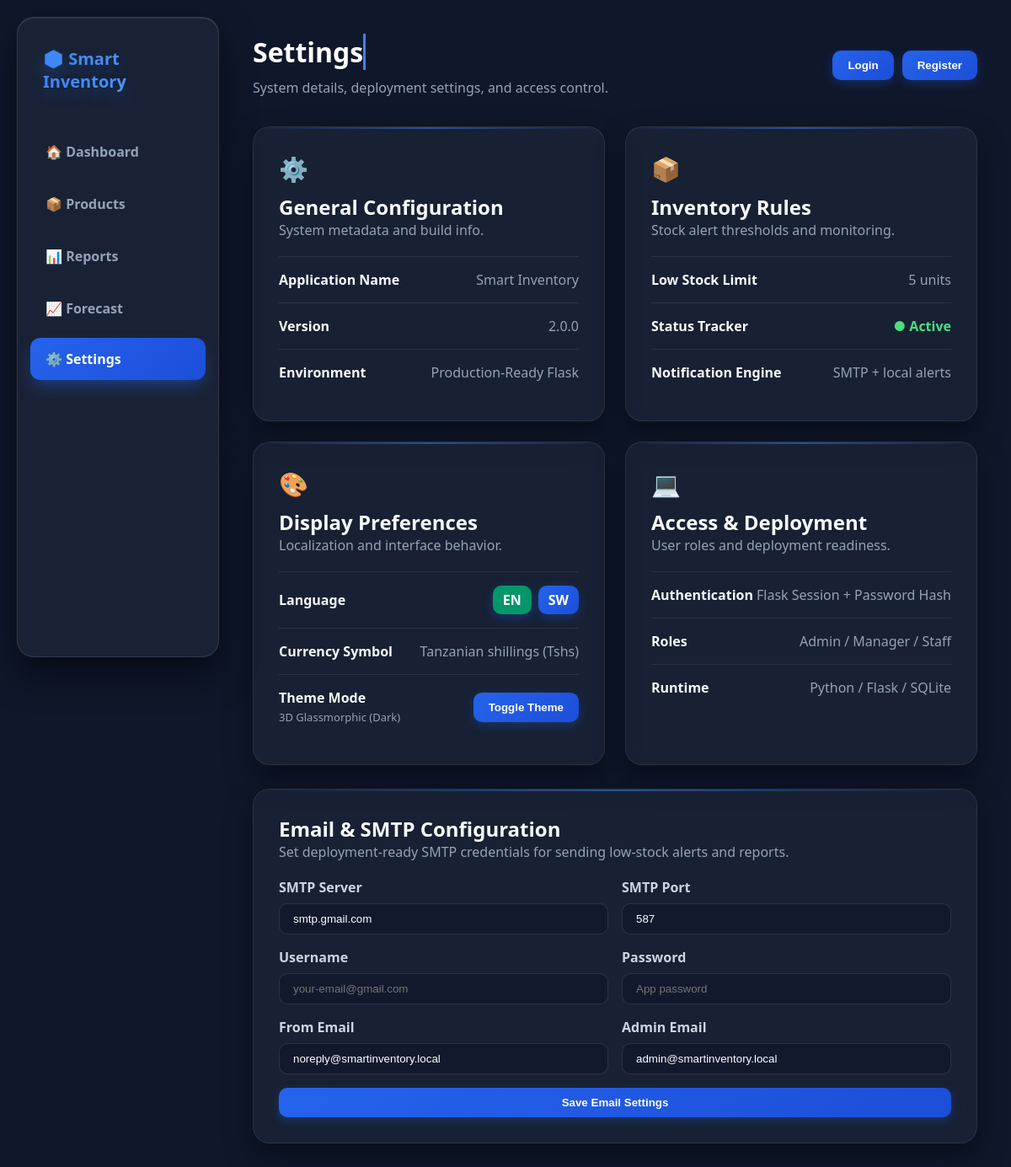
The page /settings on the database its author committed.
### tables this page shows
CREATE TABLE app_settings (
            key TEXT PRIMARY KEY,
            value TEXT NOT NULL
        );

### app.py (the view, shortened to what this page needs)
@app.route("/settings", methods=["GET", "POST"])
def settings():
    email_settings = {
        "smtp_server": get_app_setting("smtp_server", app.config.get("SMTP_SERVER", "smtp.gmail.com")),
        "smtp_port": get_app_setting("smtp_port", str(app.config.get("SMTP_PORT", 587))),
        "smtp_username": get_app_setting("smtp_username", app.config.get("SMTP_USERNAME", "")),
        "smtp_password": get_app_setting("smtp_password", app.config.get("SMTP_PASSWORD", "")),
        "mail_default_sender": get_app_setting("mail_default_sender", app.config.get("DEFAULT_FROM_EMAIL", "noreply@smartinventory.local")),
        "admin_email": get_app_setting("admin_email", app.config.get("DEFAULT_ADMIN_EMAIL", "admin@smartinventory.local")),
    }
    return render_template("settings.html", email_settings=email_settings)

### app.py (called while the page is built)
@app.context_processor
def inject_lang():
    lang = session.get("lang", "en")
    return {
        "lang": lang,
        "t": translations.get(lang, translations["en"]),
        "current_user": get_current_user(),
    }

def get_db():
    conn = sqlite3.connect(DATABASE)
    conn.row_factory = sqlite3.Row
    return conn

def get_current_user():
    user_id = session.get("user_id")
    if not user_id:
        return None
    conn = get_db()
    user = conn.execute("SELECT * FROM users WHERE id = ?", (user_id,)).fetchone()
    conn.close()
    return dict(user) if user else None

def get_app_setting(key, default=""):
    conn = get_db()
    value = conn.execute("SELECT value FROM app_settings WHERE key = ?", (key,)).fetchone()
    conn.close()
    return value[0] if value else default

### templates/settings.html (shortened to what this page needs)
<!DOCTYPE html>
<html lang="en">
<head>
    <link rel="stylesheet" href="{{ url_for('static', filename='css/style.css') }}">
</head>
<body>
    <aside class="sidebar">
        <div class="logo">📦 Smart Inventory</div>
        <nav>
            <a href="/">🏠 {{ t.dashboard }}</a>
            <a href="/products">📦 {{ t.products }}</a>
            <a href="/reports">📊 {{ t.reports }}</a>
            <a href="/forecast">📈 {{ t.forecast }}</a>
            <a href="/settings" class="active">⚙️ {{ t.settings }}</a>
        </nav>
    </aside>
    <main class="main-content">
        <div class="dashboard-header">
            <div>
                <h1>{{ t.settings }}</h1>
                <p>System details, deployment settings, and access control.</p>
            </div>
            <div style="display:flex; gap:10px; align-items:center;">
                {% if current_user %}
                    <span class="role-badge">{{ current_user.role|upper }}</span>
                    <a href="{{ url_for('logout') }}"><button>Logout</button></a>
                {% else %}
                    <a href="{{ url_for('login') }}"><button>Login</button></a>
                    <a href="{{ url_for('register') }}"><button>Register</button></a>
                {% endif %}
            </div>
        </div>
        <section class="settings-grid">
            <div class="inventory-section">
                <div style="font-size: 28px; margin-bottom: 10px;">⚙️</div>
                <h2>General Configuration</h2>
                <p style="color: #94a3b8; margin-bottom: 20px;">System metadata and build info.</p>
                <div class="setting-item"><strong>Application Name</strong><span>Smart Inventory</span></div>
                <div class="setting-item"><strong>Version</strong><span>2.0.0</span></div>
                <div class="setting-item"><strong>Environment</strong><span>Production-Ready Flask</span></div>
            </div>
            <div class="inventory-section">
                <div style="font-size: 28px; margin-bottom: 10px;">📦</div>
                <h2>Inventory Rules</h2>
                <p style="color: #94a3b8; margin-bottom: 20px;">Stock alert thresholds and monitoring.</p>
                <div class="setting-item"><strong>Low Stock Limit</strong><span>5 units</span></div>
                <div class="setting-item"><strong>Status Tracker</strong><span style="color: #4ade80; font-weight: bold;">● Active</span></div>
                <div class="setting-item"><strong>Notification Engine</strong><span>SMTP + local alerts</span></div>
            </div>
            <div class="inventory-section">
                <div style="font-size: 28px; margin-bottom: 10px;">🎨</div>
                <h2>Display Preferences</h2>
                <p style="color: #94a3b8; margin-bottom: 20px;">Localization and interface behavior.</p>
                <div class="setting-item">
                    <div><strong>Language</strong></div>
                    <div style="display: flex; gap: 8px;">
                        <a href="/change-language/en" class="edit-btn" style="padding: 6px 12px; text-decoration: none; {{ 'background: #059669;' if lang == 'en' else '' }}">EN</a>
                        <a href="/change-language/sw" class="edit-btn" style="padding: 6px 12px; text-decoration: none; {{ 'background: #059669;' if lang == 'sw' else '' }}">SW</a>
                    </div>
                </div>
                <div class="setting-item"><strong>Currency Symbol</strong><span>Tanzanian shillings (Tshs)</span></div>
                <div class="setting-item">
                    <div><strong>Theme Mode</strong><br><span id="themeLabel" style="font-size: 13px;">3D Glassmorphic (Dark)</span></div>
                    <button id="themeToggle" class="edit-btn">Toggle Theme</button>
                </div>
            </div>
            <div class="inventory-section">
                <div style="font-size: 28px; margin-bottom: 10px;">💻</div>
                <h2>Access & Deployment</h2>
                <p style="color: #94a3b8; margin-bottom: 20px;">User roles and deployment readiness.</p>
                <div class="setting-item"><strong>Authentication</strong><span>Flask Session + Password Hash</span></div>
                <div class="setting-item"><strong>Roles</strong><span>Admin / Manager / Staff</span></div>
                <div class="setting-item"><strong>Runtime</strong><span>Python / Flask / SQLite</span></div>
            </div>
        </section>
        <section class="inventory-section" style="margin-top: 28px;">
            <h2>Email & SMTP Configuration</h2>
            <p style="color: #94a3b8; margin-bottom: 20px;">Set deployment-ready SMTP credentials for sending low-stock alerts and reports.</p>
            <form method="POST" class="settings-form">
                <div class="two-col">
                    <label>
                        SMTP Server
                        <input type="text" name="smtp_server" value="{{ email_settings.smtp_server }}" placeholder="smtp.gmail.com">
                    </label>
                    <label>
                        SMTP Port
                        <input type="number" name="smtp_port" value="{{ email_settings.smtp_port }}" placeholder="587">
                    </label>
                </div>
                <div class="two-col">
                    <label>
                        Username
                        <input type="text" name="smtp_username" value="{{ email_settings.smtp_username }}" placeholder="your-email@gmail.com">
                    </label>
                    <label>
                        Password
                        <input type="password" name="smtp_password" value="{{ email_settings.smtp_password }}" placeholder="App password">
                    </label>
                </div>
                <div class="two-col">
                    <label>
                        From Email
                        <input type="email" name="mail_default_sender" value="{{ email_settings.mail_default_sender }}" placeholder="noreply@company.com">
                    </label>
                    <label>
                        Admin Email
                        <input type="email" name="admin_email" value="{{ email_settings.admin_email }}" placeholder="admin@company.com">
                    </label>
                </div>
                <button type="submit">Save Email Settings</button>
            </form>
        </section>
    </main>
</body>
</html>

### static/css/style.css (style rules this page uses)
* { margin: 0; padding: 0; box-sizing: border-box; }
body { font-family: 'Segoe UI', system-ui, -apple-system, sans-serif; background: #0f172a; color: #f8fafc; min-height: 100vh; perspective: 1000px; overflow-x: hidden; }
.sidebar { position: fixed; left: 20px; top: 20px; width: 240px; height: calc(100vh - 40px); background: rgba(30, 41, 59, 0.7); backdrop-filter: blur(12px); border: 1px solid rgba(255, 255, 255, 0.1); border-radius: 20px; padding: 25px 15px; box-shadow: 0 20px 40px rgba(0, 0, 0, 0.5), inset 0 1px 0 rgba(255, 255, 255, 0.1); transform-style: preserve-3d; z-index: 100; }
.logo { font-size: 20px; font-weight: 800; padding: 10px 15px; margin-bottom: 35px; background: linear-gradient(135deg, #3b82f6, #60a5fa); -webkit-background-clip: text; -webkit-text-fill-color: transparent; text-shadow: 0 10px 20px rgba(59, 130, 246, 0.3); }
.sidebar nav { display: flex; flex-direction: column; gap: 12px; }
.sidebar nav a { color: #94a3b8; text-decoration: none; padding: 14px 18px; border-radius: 12px; font-weight: 600; transition: all 0.3s cubic-bezier(0.4, 0, 0.2, 1); position: relative; }
.sidebar nav a:hover, .sidebar nav a.active { background: linear-gradient(135deg, #2563eb, #1d4ed8); color: #ffffff; transform: translateY(-2px) translateZ(10px); box-shadow: 0 10px 20px -5px rgba(37, 99, 235, 0.5); }
.main-content { margin-left: 280px; padding: 40px 40px 40px 20px; }
.dashboard-header { display: flex; justify-content: space-between; align-items: center; margin-bottom: 35px; }
.dashboard-header h1 { font-size: 32px; font-weight: 800; color: #ffffff; display: inline-block; overflow: hidden; white-space: nowrap; border-right: 3px solid #3b82f6; animation: typing 2.5s steps(30, end), blink 0.75s infinite; }
.dashboard-header p { color: #94a3b8; margin-top: 5px; }
.inventory-section { background: rgba(30, 41, 59, 0.6); backdrop-filter: blur(10px); padding: 30px; border-radius: 20px; border: 1px solid rgba(255, 255, 255, 0.08); box-shadow: 0 15px 35px rgba(0, 0, 0, 0.4); }
button, .edit-btn { display: inline-block; padding: 10px 18px; background: linear-gradient(135deg, #2563eb, #1d4ed8); color: #ffffff; border: none; border-radius: 10px; font-weight: 600; text-decoration: none; cursor: pointer; box-shadow: 0 4px 12px rgba(37, 99, 235, 0.3); transition: all 0.3s ease; }
.settings-grid { display: grid; grid-template-columns: repeat(2, minmax(0, 1fr)); gap: 24px; }
.setting-item { display: flex; justify-content: space-between; align-items: center; padding: 16px 0; border-top: 1px solid rgba(255, 255, 255, 0.08); }
.setting-item span { color: #94a3b8; }
.settings-form { display: grid; gap: 16px; margin-top: 16px; }
.two-col { display: grid; grid-template-columns: repeat(2, minmax(0, 1fr)); gap: 16px; }
.settings-form label { display: grid; gap: 8px; font-weight: 600; color: #cbd5e1; }
.settings-form input { width: 100%; }
.search-form input, input { background: rgba(15, 23, 42, 0.6); border: 1px solid rgba(255, 255, 255, 0.1); color: #ffffff; padding: 10px 16px; border-radius: 10px; outline: none; transition: all 0.3s ease; }
.inventory-section { position: relative; overflow: hidden; }
.inventory-section::before { content: ''; position: absolute; top: 0; left: 0; width: 100%; height: 2px; background: linear-gradient(90deg, transparent, rgba(59, 130, 246, 0.5), transparent); }

### rows shown on the page
app_settings: smtp_server "smtp.gmail.com"
app_settings: smtp_port "587"
app_settings: mail_default_sender "noreply@smartinventory.local"
app_settings: admin_email "admin@smartinventory.local"

### other values the page prints
{{ t.dashboard }} "Dashboard"
{{ t.products }} "Products"
{{ t.reports }} "Reports"
{{ t.forecast }} "Forecast"
{{ t.settings }} "Settings"
